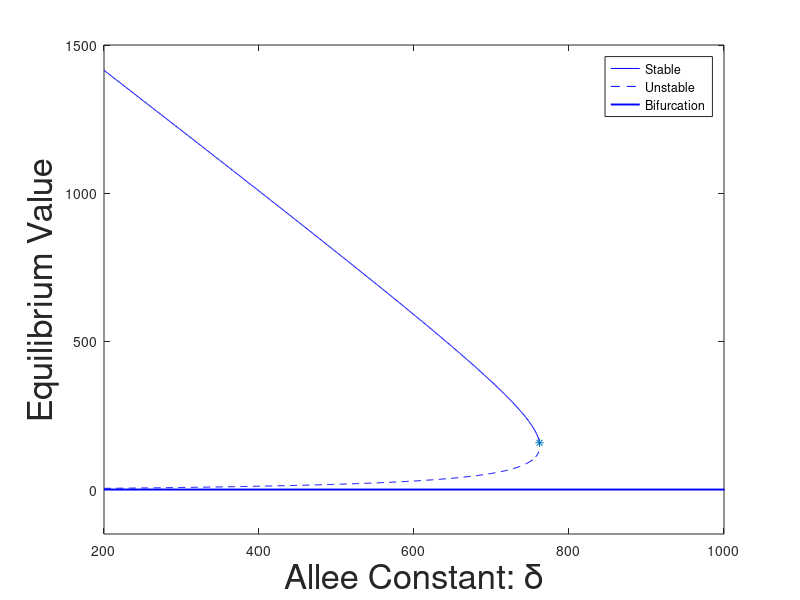

Write MATLAB code to recreate this figure. (Note: this script raises an error after producing the figure.)
%% Figure 5.2a

% Anopheles parameters
beta = 33.3333; 
r = .5;
%x = Parm3(3,i);
%f =  Parm3(4,i);
mu_1 = .2;
mu_0 = 5e-2;
alpha = 0.1020;
mu_2 = 0.0435;
delta2 = 200:762;
    

% Just putting the equilibriums in pieces
aa = (- mu_0*mu_2^2 ).*delta2 - alpha^2*mu_2 *r - alpha* mu_1*mu_2 *r + alpha^2*r*(1-r)*beta ;
   


bb =  sqrt((  (mu_0*mu_2^2).*delta2 + alpha^2* mu_2 *r +alpha*mu_1*mu_2* r - alpha^2*r*(1-r)*beta).^2 - (4*r*alpha).*delta2.*(mu_0*mu_2^3*(mu_1 + alpha)) );

dd = (2*mu_0*mu_2^2*r);

% This are the two equilibria for a given delta value
eq1a = (aa + bb)./dd;
  
eq2a = (aa - bb)./dd;

%
plot(delta2, eq1a,'b', delta2, eq2a,'--b')

xlabel('Allee Constant: \delta' ,'FontSize', 25)

ylabel('Equilibrium Value' ,'FontSize', 25)
hold on
plot([200 1400], [0 0], 'b','LineWidth', 1.4)

%
axis([200,1000, -150, 1500])
hold on
plot(762, 157.7488, '*')
%
legend('Stable','Unstable', 'Bifurcation')

%% Figure 5.2b and Latin hypercube sampling
% Now we choose a sample size
samp = 225;
% This is the latin hypercube command in matlab. When I run it in MatLab
% R2016a, I use the default kernel when I first open matlab.

% Here is the seed

s = RandStream('mt19937ar','Seed',0, 'NormalTransform', 'Ziggurat');
RandStream.setGlobalStream(s)

Parm = lhsdesign(7,samp);


% % Order is beta, r, mu0, mu1, mu2, alpha, delta

% This is my lower and upper bounds
lb = [ 50/4, 0.5,  log(1e-6),  0.05, 0.0333, 0.0333, 50 ]';
ub = [ 122/2, 0.55, log(.1),  0.8,  0.125, 0.125, 250 ]';

% Adjusting random sample to fit bounds
Parm200 = bsxfun(@plus, lb, bsxfun(@times, Parm, (ub-lb)));

% Getting rid of log on mu_0
Parm200(3,:) = exp(Parm200(3,:));




% First I need to refind all equilibriums
eq1 = zeros(225, 1);
eq2 = zeros(225, 1);
for i = 1:samp
    
beta = Parm200(1,i);
r = Parm200(2,i);

mu_0 = Parm200(3,i);
mu_1 = Parm200(4,i);
mu_2 = Parm200(5,i);

alpha =Parm200(6,i);
delta =   Parm200(7,i);
aa = - mu_0*mu_2^2 *delta - alpha^2*mu_2 *r - alpha* mu_1*mu_2 *r + alpha^2*r*(1-r)*beta ;
   


bb =  sqrt((  mu_0*mu_2^2 *delta + alpha^2* mu_2 *r +alpha*mu_1*mu_2* r - alpha^2*r*(1-r)*beta)^2 - 4*r*alpha*delta*mu_0*mu_2^3*(mu_1 + alpha) );

dd = (2*mu_0*mu_2^2*r);


eq1(i) = (aa + bb)/dd;
  
eq2(i) = (aa - bb)/dd;
end



% Finding positive equilibria
kpos = 0;
kimag = 0;
kneg = 0;

for i = 1:samp
  if( isreal(eq1(i) ) )
   if(  eq1(i)> 0 )
       kpos = [kpos, i ];
   elseif (eq1(i) < 0)
       kneg = [kneg, i ] ;
   end
  else
      kimag = [kimag,i];
  end
end
kneg(1) = [];
kpos(1) = [];
kimag(1) = [];

%
Parm = Parm200(:,kpos);
eq1 = eq1(kpos);
eq2 = eq2(kpos);

% These are the ones I will not use, because they have negative and
% imaginary equilbria

Parmnegi = Parm200(:,[kneg, kimag]);


%
bif = zeros(1,192);
del = zeros(1,192);
% I am finding the bifurcation point for each set of parameters, but solving for delta value.
for i =1:192 
% beta   
beta = Parm(1,i);
% r
r = Parm(2,i);
% mu0
mu_0 = Parm(3,i);
%mu1
mu_1 = Parm(4,i);
% mu2
mu_2 = Parm(5,i);
% alpha
alpha = Parm(6,i);

a1 = (  mu_0*mu_2^2)^2;
b1 = 2*mu_0*mu_2^2*(  alpha^2* mu_2 *r +alpha*mu_1*mu_2* r - alpha^2*r*(1-r)*beta)- 4*r*alpha*mu_0*mu_2^3*(mu_1 + alpha);
c1 = (  alpha^2* mu_2 *r +alpha*mu_1*mu_2* r - alpha^2*r*(1-r)*beta)^2;
del(i) = (-b1 + sqrt(b1^2 -4*a1*c1))/ (2*a1);

bb1 = - mu_0*mu_2^2 *del(i) - alpha^2*mu_2 *r - alpha* mu_1*mu_2 *r + alpha^2*r*(1-r)*beta;
ac1 = sqrt((  mu_0*mu_2^2 *del(i) + alpha^2* mu_2 *r +alpha*mu_1*mu_2* r - alpha^2*r*(1-r)*beta)^2 - 4*r*alpha*del(i)*mu_0*mu_2^3*(mu_1 + alpha) );
d = 2*mu_0*mu_2^2*r;

if(abs(ac1)< 1e-4)
bif(i) = -bb1/d;
else
    i
end

end


% Plotting bifurcation with delta value
plot(log10(del),log10(bif), 'o') 
hold on 
%title(' ', 'FontSize', 20)
ylabel('Bifurcation Value' ,'FontSize', 20)

xlabel('Allee Constant: \delta' ,'FontSize', 20)

% axis([ 0 1274, 0 0.5])

% Finding linear regression line of log values
xr = [ ones(192,1), log10(del)'];
line = xr\log10(bif)';

xr2 = [ ones(192,1), del'];
line2 = xr2\bif';

%
hold on
t = [2:8];
plot(t, line(1) + line(2).*t)

%% Figure 5.2c

hold on
plot(log10(Parm(3,:)), log10(bif), 'o') 
hold on 
%title(' ', 'FontSize', 20)
ylabel('Bifurcation Value' ,'FontSize', 20)

xlabel('Density dependent death: \mu_0' ,'FontSize', 20)

% axis([ 0 1274, 0 0.5])

% Finding linear regression line of log values
xr3 = [ ones(192,1), log10(Parm(3,:))'];
line3 = xr3\log10(bif)';

xr4 = [ ones(192,1), Parm(3,:)'];
line4 = xr4\bif';
hold on
t = [-6,-1];
y = line3(1) + line3(2).*t;
plot(t, y)

%% Figure 5.3
% This is the step size I will use for the histogram
stepn = (ub-lb)./20;
for i = 1:7
edges(i,:) = lb(i):stepn(i):ub(i);
end

% mu0 is on a log scale so I do this separately
 step = (log10(ub(5))+6 )/20 ;
stepup= -6: step:log10(ub(5));
stepup = 10.^(stepup);
edges5 = stepup;
%%
 ss2 = zeros(7,2);
  words = { ' Egg laying Rate', ' Male Mosquitoes' ,   'Density Dependent Death Rate of Larvae' ,  'Constant Death Rate of Larvae' ,  'Adult Death Rate', 'Transition Rate from Larvae to Adult' , 'Allee Constant'   };
% % % Order is beta, r, mu0, mu1, mu2, alpha, delta
  xwords =   { '\beta', 'r' ,   '\mu_0' , '\mu_1' ,  '\mu_2' , '\alpha' , '\delta'  };

for i = 1:2



 

 figure


%subplot(1,2,1)  
h1 = histogram(Parm(i,:),edges(i,:));
hold on
  h2= histogram(Parmnegi(i,:),edges(i,:));




% This was to make it easier to compare to normalize the data
h1.Normalization = 'probability';
h2.Normalization = 'probability';

figure
stairs(h1.Values, 'LineWidth', 2)
hold on
stairs(h2.Values, 'LineWidth', 2)

title( words(i), 'Fontsize', 12);
legend('Positive Equilibria', 'Negative or Imaginary Equilibria');
xlabel( xwords(i), 'Fontsize', 20)
ylabel( 'Proportion', 'Fontsize', 15)

%set(gca, 'XTick',  [5:4:21], 'XTickLabel',  [  '10^{-5}','10^{-4}', '10^{-3}', '10^{-2}', '10^{-1}' ])
%set(gca, 'XTick',  [1.5:4:21], 'XTickLabel',  [ .03:.02:.11])
set(gca, 'FontSize', 15);
close Figure 1
end

 figure
i =3;

%subplot(1,2,1)  
h1 = histogram(Parm(i,:),edges5);
hold on
  h2= histogram(Parmnegi(i,:),edges5);



% This was to make it easier to compare to normalize the data
h1.Normalization = 'probability';
h2.Normalization = 'probability';


set(gca,'xscale','log') 
figure
stairs(h1.Values, 'LineWidth', 2)
hold on
stairs(h2.Values, 'LineWidth', 2)


title( words(i), 'Fontsize', 12);
legend('Positive Equilibria', 'Negative or Imaginary Equilibria');
xlabel( xwords(i), 'Fontsize', 20)
ylabel( 'Proportion', 'Fontsize', 15)


set(gca, 'FontSize', 15);
close Figure 1

for i = 4:7



 

 figure


%subplot(1,2,1)  
h1 = histogram(Parm(i,:),edges(i,:));
hold on
  h2= histogram(Parmnegi(i,:),edges(i,:));




% This was to make it easier to compare to normalize the data
h1.Normalization = 'probability';
h2.Normalization = 'probability';

figure
stairs(h1.Values, 'LineWidth', 2)
hold on
stairs(h2.Values, 'LineWidth', 2)

title( words(i), 'Fontsize', 12);
legend('Positive Equilibria', 'Negative or Imaginary Equilibria');
xlabel( xwords(i), 'Fontsize', 20)
ylabel( 'Proportion', 'Fontsize', 15)

%set(gca, 'XTick',  [5:4:21], 'XTickLabel',  [  '10^{-5}','10^{-4}', '10^{-3}', '10^{-2}', '10^{-1}' ])
%set(gca, 'XTick',  [1.5:4:21], 'XTickLabel',  [ .03:.02:.11])
set(gca, 'FontSize', 15);
close Figure 1
end




%% Figure 5.4a
% Note: this takes some over 15 minutes to run

%  Matrix for samples without Allee effect of Latin hypercube 190 samples
% Set up
% For IV

in = (eq2./eq1);
e = zeros(192,1);
for i = 1:192
    
  beta = Parm(1,i);
r = Parm(2,i);

mu_0 = Parm(3,i);
mu_1 = Parm(4,i);
mu_2 = Parm(5,i);

alpha =Parm(6,i); 
    

% This is the equilibrium when there is no Allee effect i.e. delta = 0
   e(i) =  ((1-r)*alpha^2*beta - mu_1*mu_2*alpha - mu_2*alpha^2) /(mu_2^2*mu_0);
    
    
end

% Making sure that the Allee threshold/Carrying capacity < 15 percent
[rel, place2] = sort(in);

[noa, place] = sort(e);
toobig(1) = find(place==place2(end));
toobig(2) = find(place==place2(end-1));
%
% Removing the two too large Relative Allee effects
place(toobig) = [];


% Matrix for samples
xx  = linspace(.01,.2,15);
zz = zeros(15,192);

%
for j = 1:15;
tic
for i= 1:192;
%187
iV = [ 0,0, 0,  eq1(i)*in(i)^.05 , 0, 10];
%parm = [ 46.7863    0.5124    0.01    0.4311  158.0851    0.5590    0.3337    0.0987    0.0399]

 % beta   
parm(1) = Parm(1,i);
% r
parm(2) = Parm(2,i);
% mu0
parm(3) = Parm(3,i);
%mu1
parm(4) = Parm(4,i);
% mu2
parm(5) = Parm(5,i);
% alpha
parm(6) = Parm(6,i);
% delta
parm(7) =  Parm(7,i);
% x
parm(8) = xx(j);
% f
parm(9) = 0.5;
% fd
parm(10) = 0;

tspan = [0,5000];
%solving the ODE 
options = odeset('NonNegative',1:6);


[t,y] = ode45(@gene_ode,tspan, iV, options,parm);
%semilogy(t,sum(y(:,4:6),2), 'LineWidth', 2);
%hold on
%legend('J_{WW}','J_{DW}','J_{DD}','A_{WW}','A_{DW}','A_{DD}','Location','South')
 zz(j,i) = sum(y(end,4:6));
end
toc
end

%

% I log scale it so that the color scale is easier to read

zzl = log10(zz);

%

figure
imagesc(zzl(:,place))
c = colorbar;
caxis([0 , 5.5])
%
% converting it from log scale
newtic = 0:5;
newtic = 10.^newtic;

set(c,'YTick',0:5,'YTickLabel', newtic)

%
 xti = ones(1,15) - round(xx, 2);
k = [1:47:188, 190];
set(gca, 'XTick',  k, 'XTickLabel',  round(e(place(k)))) % 10 ticks 
set(gca, 'YTick', 1:3:15, 'YTickLabel', xti(1:3:15) ) % 20 ticks
title('No Allee Effect', 'FontSize', 20)
%xlabel(' Allee Threshold/ Carrying Capacity' ,'FontSize', 18)

xlabel('Equilibria' ,'FontSize', 20, 'FontWeight', 'bold')
colormap copper
ylabel('Gene Drive' ,'FontSize', 20, 'FontWeight', 'bold')


%% Figure 5.4b
% Note: this takes some over 15 minutes to run

% Matrix for samples WITH Allee effect of Latin hypercube 190 samples

zz2 = zeros(15,192);



%
for j = 1:15;
tic
for i= 1:192;
%187
iV = [ 0,0, 0,  eq1(i)*in(i)^.05 , 0, 10];
%parm = [ 46.7863    0.5124    0.01    0.4311  158.0851    0.5590    0.3337    0.0987    0.0399]

 % beta   
parm(1) = Parm(1,i);
% r
parm(2) = Parm(2,i);
% mu0
parm(3) = Parm(3,i);
%mu1
parm(4) = Parm(4,i);
% mu2
parm(5) = Parm(5,i);
% alpha
parm(6) = Parm(6,i);
% delta No Allee effect
parm(7) =  0;
% x
parm(8) = xx(j);
% f
parm(9) = 0.5;
% fd
parm(10) = 0;

tspan = [0,5000];
%solving the ODE 
options = odeset('NonNegative',1:6);


[t,y] = ode45(@gene_ode,tspan, iV, options,parm);
%semilogy(t,sum(y(:,4:6),2), 'LineWidth', 2);
%hold on
%legend('J_{WW}','J_{DW}','J_{DD}','A_{WW}','A_{DW}','A_{DD}','Location','South')
 zz2(j,i) = sum(y(end,4:6));
end
toc
end

%

% I log scale it so that the color scale is easier to read

zzl2 = log10(zz2);

%

figure
imagesc(zzl2(:,place))
c = colorbar;
caxis([0 , 5.5])
%
% converting it from log scale
newtic = 0:5;
newtic = 10.^newtic;

set(c,'YTick',0:5,'YTickLabel', newtic)

%
 xti = ones(1,15) - round(xx, 2);
k = [1:47:188, 190];
set(gca, 'XTick',  k, 'XTickLabel',  round(e(place(k)))) % 10 ticks 
set(gca, 'YTick', 1:3:15, 'YTickLabel', xti(1:3:15) ) % 20 ticks
title('Allee Effect', 'FontSize', 20)
%xlabel(' Allee Threshold/ Carrying Capacity' ,'FontSize', 18)

xlabel('Equilibria' ,'FontSize', 20, 'FontWeight', 'bold')
colormap copper
ylabel('Gene Drive' ,'FontSize', 20, 'FontWeight', 'bold')


%% Figure 5.5a and b
% Note this takes over 15 minutes to run

%Intitializing
zxf2 = zeros(11,11);
zxfA2 = zeros(11,11);
tic
for i = 1:11;
    
for j = 1:11;
 
    
%%% order of parameter
%%%% beta r mu_0 mu_1 mu_2 alpha delta x f fd 
%parm = [33.3333, 0.5, 5e-2, 0.2, 0.0435,0.1020, 0, 0.5, 0.5, 0];
parm = [ 33.3333    0.5    0.05    0.2  0.0435      0.102  0  0.5  .2 0];

iV = [ 0,0, 0, 50 , 0, 10];

parm(8) = xg(i);
parm(9) = f(j); 





tspan = [0,5000];
%solving the ODE 
options = odeset('NonNegative',1:6);

[t,y] = ode45(@gene_ode,tspan, iV, options,parm);

%
%semilogy(t,y, 'LineWidth', 2);

 zxf2(i,j) = sum(y(end,4:6));
end

end
toc

for i = 1:11;
    tic
for j = 1:11;
 
%%% order of parameter
%%%% beta r mu_0 mu_1 mu_2 alpha delta x f fd 
%parm = [33.3333, 0.5, 5e-2, 0.2, 0.0435,0.1020, 0, 0.5, 0.5, 0];
parm = [ 33.3333    0.5    0.05    0.2  0.0435      0.102  150  0.5  .2 0];

iV = [ 0,0, 0, 50 , 0, 10];

parm(8) = xg(i);
parm(9) = f(j); 





tspan = [0,500];
%solving the ODE 
options = odeset('NonNegative',1:6);

[t,y] = ode45(@gene_ode,tspan, iV, options,parm);

%
%semilogy(t,y, 'LineWidth', 2);

 zxfA2(i,j) = sum(y(end,4:6));
end
toc
end

%%

figure
imagesc(zxf2)
c = colorbar;
ylabel(c,'Population at Equilbrium','FontSize',20)

%
set(gca, 'XTick',  1:2:11, 'XTickLabel',  f(1:2:11)) % 10 ticks 
set(gca, 'YTick', [1:2:11], 'YTickLabel', 1-xg([1:2:11]) )

xlabel('Fertility of Heterozygote' ,'FontSize', 15)

ylabel('Gene Drive' ,'FontSize', 15)
title('Varying fertility and Gene Drive' ,'FontSize', 15)
colormap bone
hold on
plot([ 1.5,1.5,2.5, 2.5, 3.5, 3.5, 4.5, 4.5, 5.5, 5.5, 6.5,6.5,7.5,7.5, 9.5, 9.5, 10.5, 10.5, 11.5],[ .5,2.5, 2.5, 4.5, 4.5, 5.5, 5.5, 6.5, 6.5, 7.5,7.5,8.5,8.5, 9.5, 9.5, 10.5, 10.5, 10.5, 10.5], 'w','LineWidth', 5)
plot([1.5,11.5],[1.5, 1.5],'w','LineWidth', 5)

hold on
plot([ 1.5,1.5,2.5, 2.5, 3.5, 3.5, 4.5, 4.5, 5.5, 5.5, 6.5,6.5,7.5,7.5, 9.5,  11.5],[ .5,2.5, 2.5, 4.5, 4.5, 4.5, 4.5, 5.5, 5.5, 5.5, 5.5,5.5, 5.5, 4.5, 4.5, 4.5], ':w','LineWidth', 5)



% Now we find the difference with Allee
difA = (zxf2 - zxfA2)./zxf2;

figure
imagesc(difA)
c = colorbar;
ylabel(c,'Population Difference','FontSize',20)

%
set(gca, 'XTick',  1:2:11, 'XTickLabel',  f(1:2:11)) % 10 ticks 
set(gca, 'YTick', [1:2:11], 'YTickLabel', 1-xg([1:2:11]) )

xlabel('Fertility of Heterozygote' ,'FontSize', 15)

ylabel('Gene Drive' ,'FontSize', 15)
title('Change in Population due to Allee Effect' ,'FontSize', 15)

colormap copper
hold on
plot([ 1.5,1.5,2.5, 2.5, 3.5, 3.5, 4.5, 4.5, 5.5, 5.5, 6.5,6.5,7.5,7.5, 9.5, 9.5, 10.5, 10.5, 11.5],[ .5,2.5, 2.5, 4.5, 4.5, 5.5, 5.5, 6.5, 6.5, 7.5,7.5,8.5,8.5, 9.5, 9.5, 10.5, 10.5, 10.5, 10.5], ':w','LineWidth', 5)
plot([1.5,11.5],[1.5, 1.5],':k','LineWidth', 5)

hold on
plot([ 1.5,1.5,2.5, 2.5, 3.5, 3.5, 4.5, 4.5, 5.5, 5.5, 6.5,6.5,7.5,7.5, 9.5,  11.5],[ .5,2.5, 2.5, 4.5, 4.5, 4.5, 4.5, 5.5, 5.5, 5.5, 5.5,5.5, 5.5, 4.5, 4.5, 4.5], 'k','LineWidth', 5)


%% Figure 5.6

% All lines were found in mathematica, but plotted here
figure
subplot(1,3,1)
plot([-.05, 1.05], [.25, .25], 'k', 'LineWidth', 3)
hold on 
axis([ -.05, 1.05, -.05, 1.05])
plot( [.25, 1.05],[.25, 1.05], 'k', 'LineWidth', 3)
title(' x = 0.5')
ylabel('f_d: Fertility of Homozygous Gene Drive')

set(gca, 'FontSize', 18)
%
subplot(1,3 ,2)
plot([-.05, 1.05], [.25, .25], 'k', 'LineWidth', 3)
hold on 
axis([ -.05, 1.05, -.05, 1.05])
plot( [.25, .25],[-.05, 1.05], 'k', 'LineWidth', 3)
title(' x = 0.8')
xlabel('f: Fertility of Heterozygotes')
set(gca, 'FontSize', 18)

subplot(1,3 ,3)
plot([-.05, 1.05], [.25, .25], 'k', 'LineWidth', 3)
hold on 
axis([ -.05, 1.05, -0.05, 1.05])
plot( [0.0526, 0.0526],[-.05, 1.05], 'k', 'LineWidth', 3)

title(' x = 0.95')

set(gca, 'FontSize', 18)

%% Figure 5.7

samp = 11; 

ff = linspace(0,1,samp); % values 0:.1:1 for f 
fdd = linspace(1,0,samp); % values 0:.1:1 for fd 
zziv = zeros(samp,samp);
zziv2 = zeros(samp,samp);

for i = 1:samp;

for j = 1:samp

%%% Initial conditions
mos = 2000;
test = 10;
iV = [ 0,0, 0, mos-test , 0, test];

%%% Order of parameter
%%%% is beta, r, mu0, mu1, mu2, alpha, delta, x, f, fd 
parm = [33.3333, 0.5, 0.05, 0.2, 0.0435,0.1020, 150, 0.5, 0.5, 0];


%%% Over-writing some of the parameters that are varied
parm(8) = .8;  % This is gene drive, if you want 90, make it =0.9
parm(9) = ff(j);% The heterozygous fertiility f
parm(10) = fdd(i); % The homozygous fertility fd


 tspan = [0 10000]; % use this for better accuracy, allows matlab to chose time step
%tspan = 0:10000;% use to run faster (note may have to choose values > 2000 for some situations)

%%% solving the ODE 
% options = odeset('NonNegative',1:6); % use this for best accuracy but
% much slower
options = [];%odeset('NonNegative',1:6); % use this for faster but less accurate near zero


[t,y] = ode45(@gene_ode,tspan, iV, options,parm);


zziv(i,j) = sum(y(end,4:6));

end

end


for i = 1:samp;

for j = 1:samp

%%% Initial conditions
mos = 10;
test = 2000;
iV = [ 0,0, 0, mos-test , 0, test];

%%% Order of parameter
%%%% is beta, r, mu0, mu1, mu2, alpha, delta, x, f, fd 
parm = [33.3333, 0.5, 0.05, 0.2, 0.0435,0.1020, 150, 0.5, 0.5, 0];


%%% Over-writing some of the parameters that are varied
parm(8) = .8;  % This is gene drive, if you want 90, make it =0.9
parm(9) = ff(j);% The heterozygous fertiility f
parm(10) = fdd(i); % The homozygous fertility fd


 tspan = [0 10000]; % use this for better accuracy, allows matlab to chose time step
%tspan = 0:10000;% use to run faster (note may have to choose values > 2000 for some situations)

%%% solving the ODE 
% options = odeset('NonNegative',1:6); % use this for best accuracy but
% much slower
options = [];%odeset('NonNegative',1:6); % use this for faster but less accurate near zero


[t,y] = ode45(@gene_ode,tspan, iV, options,parm);


zziv2(i,j) = sum(y(end,4:6));

end

end

imagesc(zziv)
c = colorbar;
caxis([1 , 1650])
 %colormap(map);
set(gca,'fontsize',14,'xtick',1:11,'xticklabel',0:.1:1,'ytick',1:11,'yticklabel',fliplr(0:.1:1))

ylabel('f_d: Fertility of Homozygous Gene Drive')
xlabel('f: Fertility of Heterozygotes')

title('Initial Amount of Wild Mosquitoes greater than Gene Drive')
ylabel(c,'Population at Equilibrium','FontSize',20)
hold on
plot([-.05, 1.05], [.25, .25], 'w', 'LineWidth', 3)
hold on 
axis([ -.05, 1.05, -.05, 1.05])
plot( [.25, .25],[-.05, 1.05], 'k', 'LineWidth', 3)

figure
imagesc(zziv2)
c = colorbar;
caxis([1 , 1650])
 %colormap(map);
set(gca,'fontsize',14,'xtick',1:11,'xticklabel',0:.1:1,'ytick',1:11,'yticklabel',fliplr(0:.1:1))

ylabel('f_d: Fertility of Homozygous Gene Drive')
xlabel('f: Fertility of Heterozygotes')

title('Initial Amount of Gene Drive Mosquitoes greater than wild')

ylabel(c,'Population at Equilibrium','FontSize',20)
hold on
plot([-.05, 1.05], [.25, .25], 'w', 'LineWidth', 3)
hold on 
axis([ -.05, 1.05, -.05, 1.05])
plot( [.25, .25],[-.05, 1.05], 'w', 'LineWidth', 3)
